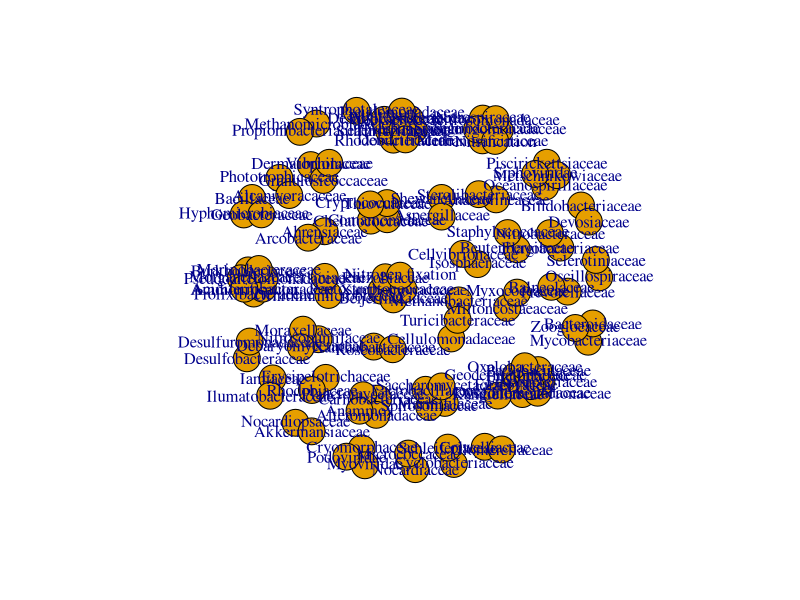

Here is the R script that generated this plot:

library(Hmisc)


Family <- read.delim('data_AOM.txt', row.name = 1, check.names = FALSE)


Family <- Family[which(rowSums(Family) >= 0.00005), ]    

Family1 <- Family
Family1[Family1>0] <- 1
Family <- Family[which(rowSums(Family1) >= 5), ]   


Family_corr <- rcorr(t(Family), type = 'spearman')


r <- Family_corr$r
r[abs(r) < 0.8] <- 0


p <- Family_corr$P
p <- p.adjust(p, method = 'BH')    
p[p>=0.05] <- -1
p[p<0.05 & p>=0] <- 1
p[p==-1] <- 0


z <- r * p
diag(z) <- 0   
head(z)[1:6,1:6]


write.table(data.frame(z, check.names = FALSE), 'Family_corr.matrix.txt', col.names = NA, sep = '\t', quote = FALSE)


library(igraph)


g <- graph.adjacency(z, weighted = TRUE, mode = 'undirected')
g


g <- simplify(g)


g <- delete.vertices(g, names(degree(g)[degree(g) == 0]))


E(g)$correlation <- E(g)$weight
E(g)$weight <- abs(E(g)$weight)


tax <- read.delim('Family_taxonomy.txt', row.name = 1, check.names = FALSE, stringsAsFactors = FALSE)
tax <- tax[as.character(V(g)$name), ]

V(g)$kingdom <- tax$kingdom
V(g)$phylum <- tax$phylum
V(g)$class <- tax$class
V(g)$order <- tax$order
V(g)$family <- tax$family



g
plot(g)


adj_matrix <- as.matrix(get.adjacency(g, attr = 'correlation'))
write.table(data.frame(adj_matrix, check.names = FALSE), 'network.adj_matrix.txt', col.names = NA, sep = '\t', quote = FALSE)


edge <- data.frame(as_edgelist(g))    

edge_list <- data.frame(
    source = edge[[1]],
    target = edge[[2]],
    weight = E(g)$weight,
    correlation = E(g)$correlation
)
head(edge_list)

write.table(edge_list, 'network.edge_list.txt', sep = '\t', row.names = FALSE, quote = FALSE)


node_list <- data.frame(
    label = names(V(g)),
    kingdom = V(g)$kingdom,
    phylum = V(g)$phylum,
    class = V(g)$class,
    order = V(g)$order,
    family = V(g)$family
)
head(node_list)

write.table(node_list, 'network.node_list.txt', sep = '\t', row.names = FALSE, quote = FALSE)


write.graph(g, 'network.graphml', format = 'graphml')


write.graph(g, 'network.gml', format = 'gml')
